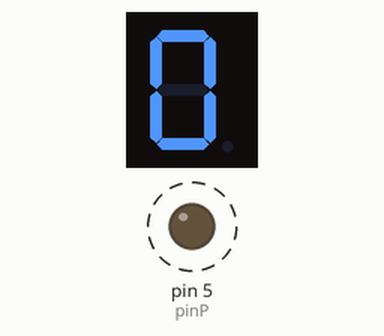
Simulated run of this sketch. Board: Arduino Uno, built with avr-gcc and run on an emulated ATmega328P. Shown: 1-digit seven-segment display, output pins drawn as LEDs (lit = HIGH). Wiring (inferred from the names in the program): 1-digit 7-segment display, segments lit when HIGH: segments pin 8, pin 9, pin 4, pin 3, pin 2, pin 7, pin 6. Dashed ring = blinking. The segment pins are drawn as the display they are named for; pins used as bus, display or sensor lines are not drawn.

Above: at 0.1 s.
At 2.6 s:
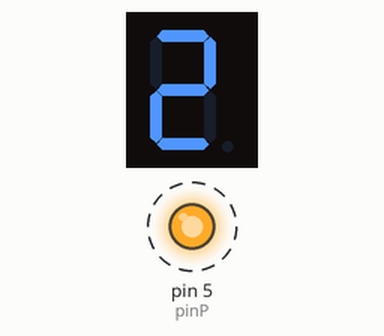
At 4.6 s:
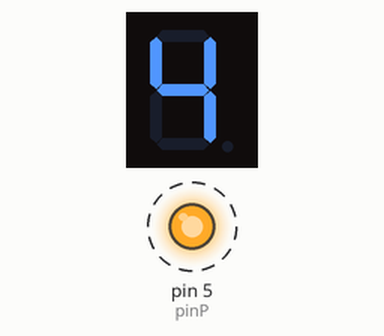
At 9.6 s:
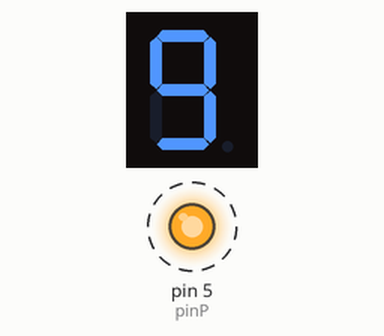
Timing chart, 0 to 40.0 s (numbered marks = the images above):
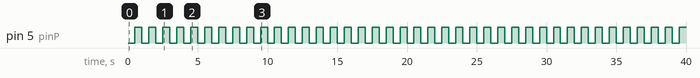

The sketch:

7segment_display.ino
```cpp
/*
  Displays the numbers 0-9 on the display, at one second intervals
  Implemented using 5611AH - 8-segment display
  Pin assignment for 5611AH
     G  F com A  B
   __|__|__|__|__|__
  | 10  9  8  7  6  |
  |  1  2  3  4  5  |
   --|--|--|--|--|--
     E  D com C  P

  A=7,B=6,C=4,D=2,E=1,F=9,G=10,P=5,com=GND
  LED segment assignment corresponding to pins
    A
   ---
F |   | B
  | G |
   ---
E |   | C
  |   |
   ---  . P
    D
*/

// Pin 2-8 is connected to the 7 segments of the display.

int pinA = 8;
int pinB = 9;
int pinC = 4;
int pinD = 3;
int pinE = 2;
int pinF = 7;
int pinG = 6;
int pinP = 5;

/*
int D1 = 10;
int D2 = 11;
int D3 = 12;
int D4 = 13;
*/

void setup() {
// initialize the digital pins as outputs.
  pinMode(pinA, OUTPUT);
  pinMode(pinB, OUTPUT);
  pinMode(pinC, OUTPUT);
  pinMode(pinD, OUTPUT);
  pinMode(pinE, OUTPUT);
  pinMode(pinF, OUTPUT);
  pinMode(pinG, OUTPUT);
  pinMode(pinP, OUTPUT);
/*
  pinMode(D1, OUTPUT);
  pinMode(D2, OUTPUT);
  pinMode(D3, OUTPUT);
  pinMode(D4, OUTPUT);
*/
}

void loop() {
//0
  digitalWrite(pinA, HIGH);
  digitalWrite(pinB, HIGH);
  digitalWrite(pinC, HIGH);
  digitalWrite(pinD, HIGH);
  digitalWrite(pinE, HIGH);
  digitalWrite(pinF, HIGH);
  digitalWrite(pinG, LOW);
  digitalWrite(pinP, LOW);
  delay(500);               // wait for a second

  digitalWrite(pinA, HIGH);
  digitalWrite(pinB, HIGH);
  digitalWrite(pinC, HIGH);
  digitalWrite(pinD, HIGH);
  digitalWrite(pinE, HIGH);
  digitalWrite(pinF, HIGH);
  digitalWrite(pinG, LOW);
  digitalWrite(pinP, HIGH);
  delay(500);

//1
  digitalWrite(pinA, LOW);
  digitalWrite(pinB, HIGH);
  digitalWrite(pinC, HIGH);
  digitalWrite(pinD, LOW);
  digitalWrite(pinE, LOW);
  digitalWrite(pinF, LOW);
  digitalWrite(pinG, LOW);
  digitalWrite(pinP, LOW);
  delay(500);               // wait for a second

  digitalWrite(pinA, LOW);
  digitalWrite(pinB, HIGH);
  digitalWrite(pinC, HIGH);
  digitalWrite(pinD, LOW);
  digitalWrite(pinE, LOW);
  digitalWrite(pinF, LOW);
  digitalWrite(pinG, LOW);
  digitalWrite(pinP, HIGH);
  delay(500);

//2
  digitalWrite(pinA, HIGH);
  digitalWrite(pinB, HIGH);
  digitalWrite(pinC, LOW);
  digitalWrite(pinD, HIGH);
  digitalWrite(pinE, HIGH);
  digitalWrite(pinF, LOW);
  digitalWrite(pinG, HIGH);
  digitalWrite(pinP, LOW);
  delay(500);               // wait for a second

  digitalWrite(pinA, HIGH);
  digitalWrite(pinB, HIGH);
  digitalWrite(pinC, LOW);
  digitalWrite(pinD, HIGH);
  digitalWrite(pinE, HIGH);
  digitalWrite(pinF, LOW);
  digitalWrite(pinG, HIGH);
  digitalWrite(pinP, HIGH);
  delay(500);

//3
  digitalWrite(pinA, HIGH);
  digitalWrite(pinB, HIGH);
  digitalWrite(pinC, HIGH);
  digitalWrite(pinD, HIGH);
  digitalWrite(pinE, LOW);
  digitalWrite(pinF, LOW);
  digitalWrite(pinG, HIGH);
  digitalWrite(pinP, LOW);
  delay(500);               // wait for a second

  digitalWrite(pinA, HIGH);
  digitalWrite(pinB, HIGH);
  digitalWrite(pinC, HIGH);
  digitalWrite(pinD, HIGH);
  digitalWrite(pinE, LOW);
  digitalWrite(pinF, LOW);
  digitalWrite(pinG, HIGH);
  digitalWrite(pinP, HIGH);
  delay(500);

//4
  digitalWrite(pinA, LOW);
  digitalWrite(pinB, HIGH);
  digitalWrite(pinC, HIGH);
  digitalWrite(pinD, LOW);
  digitalWrite(pinE, LOW);
  digitalWrite(pinF, HIGH);
  digitalWrite(pinG, HIGH);
  digitalWrite(pinP, LOW);
  delay(500);               // wait for a second

  digitalWrite(pinA, LOW);
  digitalWrite(pinB, HIGH);
  digitalWrite(pinC, HIGH);
  digitalWrite(pinD, LOW);
  digitalWrite(pinE, LOW);
  digitalWrite(pinF, HIGH);
  digitalWrite(pinG, HIGH);
  digitalWrite(pinP, HIGH);
  delay(500);

//5
  digitalWrite(pinA, HIGH);
  digitalWrite(pinB, LOW);
  digitalWrite(pinC, HIGH);
  digitalWrite(pinD, HIGH);
  digitalWrite(pinE, LOW);
  digitalWrite(pinF, HIGH);
  digitalWrite(pinG, HIGH);
  digitalWrite(pinP, LOW);
  delay(500);               // wait for a second

  digitalWrite(pinA, HIGH);
  digitalWrite(pinB, LOW);
  digitalWrite(pinC, HIGH);
  digitalWrite(pinD, HIGH);
  digitalWrite(pinE, LOW);
  digitalWrite(pinF, HIGH);
  digitalWrite(pinG, HIGH);
  digitalWrite(pinP, HIGH);
  delay(500);

//6
  digitalWrite(pinA, HIGH);
  digitalWrite(pinB, LOW);
  digitalWrite(pinC, HIGH);
  digitalWrite(pinD, HIGH);
  digitalWrite(pinE, HIGH);
  digitalWrite(pinF, HIGH);
  digitalWrite(pinG, HIGH);
  digitalWrite(pinP, LOW);
  delay(500);               // wait for a second

  digitalWrite(pinA, HIGH);
  digitalWrite(pinB, LOW);
  digitalWrite(pinC, HIGH);
  digitalWrite(pinD, HIGH);
  digitalWrite(pinE, HIGH);
  digitalWrite(pinF, HIGH);
  digitalWrite(pinG, HIGH);
  digitalWrite(pinP, HIGH);
  delay(500);

//7
  digitalWrite(pinA, HIGH);
  digitalWrite(pinB, HIGH);
  digitalWrite(pinC, HIGH);
  digitalWrite(pinD, LOW);
  digitalWrite(pinE, LOW);
  digitalWrite(pinF, LOW);
  digitalWrite(pinG, LOW);
  digitalWrite(pinP, LOW);
  delay(500);               // wait for a second

  digitalWrite(pinA, HIGH);
  digitalWrite(pinB, HIGH);
  digitalWrite(pinC, HIGH);
  digitalWrite(pinD, LOW);
  digitalWrite(pinE, LOW);
  digitalWrite(pinF, LOW);
  digitalWrite(pinG, LOW);
  digitalWrite(pinP, HIGH);
  delay(500);

//8
  digitalWrite(pinA, HIGH);
  digitalWrite(pinB, HIGH);
  digitalWrite(pinC, HIGH);
  digitalWrite(pinD, HIGH);
  digitalWrite(pinE, HIGH);
  digitalWrite(pinF, HIGH);
  digitalWrite(pinG, HIGH);
  digitalWrite(pinP, LOW);
  delay(500);               // wait for a second

  digitalWrite(pinA, HIGH);
  digitalWrite(pinB, HIGH);
  digitalWrite(pinC, HIGH);
  digitalWrite(pinD, HIGH);
  digitalWrite(pinE, HIGH);
  digitalWrite(pinF, HIGH);
  digitalWrite(pinG, HIGH);
  digitalWrite(pinP, HIGH);
  delay(500);

//9
  digitalWrite(pinA, HIGH);
  digitalWrite(pinB, HIGH);
  digitalWrite(pinC, HIGH);
  digitalWrite(pinD, HIGH);
  digitalWrite(pinE, LOW);
  digitalWrite(pinF, HIGH);
  digitalWrite(pinG, HIGH);
  digitalWrite(pinP, LOW);
  delay(500);               // wait for a second

  digitalWrite(pinA, HIGH);
  digitalWrite(pinB, HIGH);
  digitalWrite(pinC, HIGH);
  digitalWrite(pinD, HIGH);
  digitalWrite(pinE, LOW);
  digitalWrite(pinF, HIGH);
  digitalWrite(pinG, HIGH);
  digitalWrite(pinP, HIGH);
  delay(500);

}
```

Measured:
- by itself, pin 5 (pinP): alternates HIGH for 0.50 s and LOW for 0.50 s
- by itself, everything shown: repeats every 10.0 s, in 20 steps
- what the display in image 1 shows lasts 1.0 s, from 2.0 s to 3.0 s
